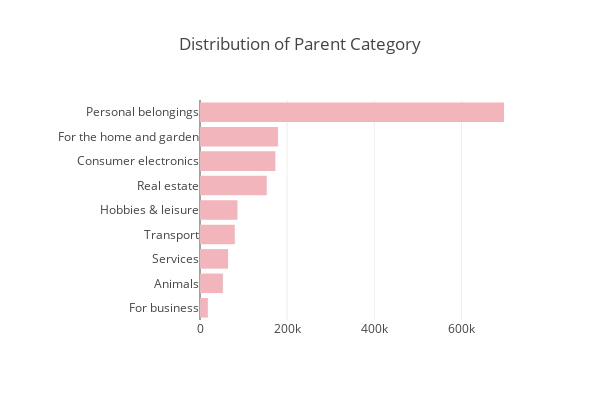

Here is the notebook cell this chart was saved with:
### Markdown cell above
> - There are about 1.3 Million items having deal probability less than 0.5, while there are about 182K items having deal probability greater than 0.5  
> - Most dominant categories are items having deal probability: 0-0.2, 0.8-0.9

<a id="5-3"></a>
### 5.3 Distribution of Parent Category

### Code cell
## univariate analysis of different categorical columns 

cols = ['parent_category_name_en', 'category_name_en', 'region_en', 'city', 'param_1', 'param_2', 'param_3', 'weekday', 'day','title_len', 'description_len', 'image_top_1', 'user_id']
_generate_bar_plot_hor(train_df, cols[0], "Distribution of Parent Category", '#f2b5bc', 600, 400, 200)

### Figure 1 — Plotly figure (JSON) as saved in the notebook; plotly's stock layout.template omitted (floating-point values rounded to 4 significant figures)
{"data": [{"marker": {"color": "#f2b5bc"}, "orientation": "h", "type": "bar", "x": [18075, 52470, 64385, 79839, 86011, 153190, 173008, 178823, 697623], "y": ["For business", "Animals", "Services", "Transport", "Hobbies & leisure", "Real estate", "Consumer electronics", "For the home and garden", "Personal belongings"]}], "layout": {"height": 400, "margin": {"l": 200}, "title": "Distribution of Parent Category", "width": 600}}
